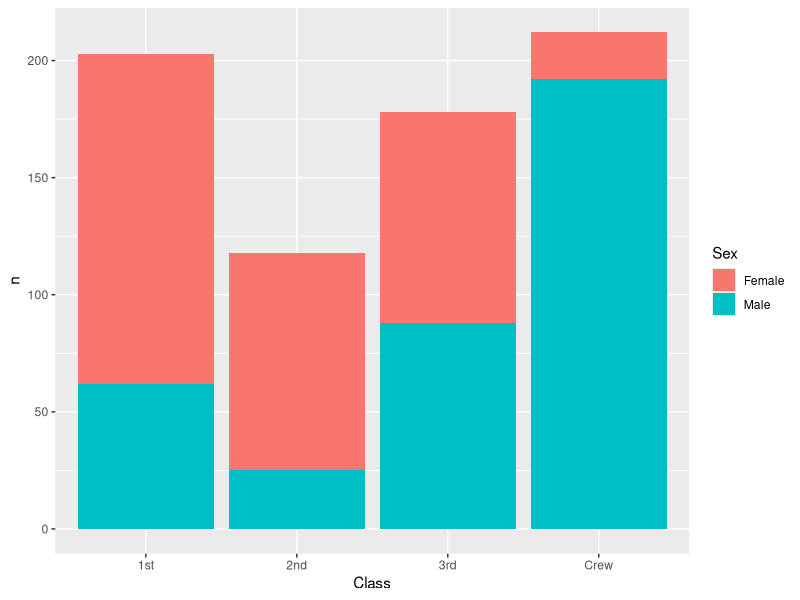
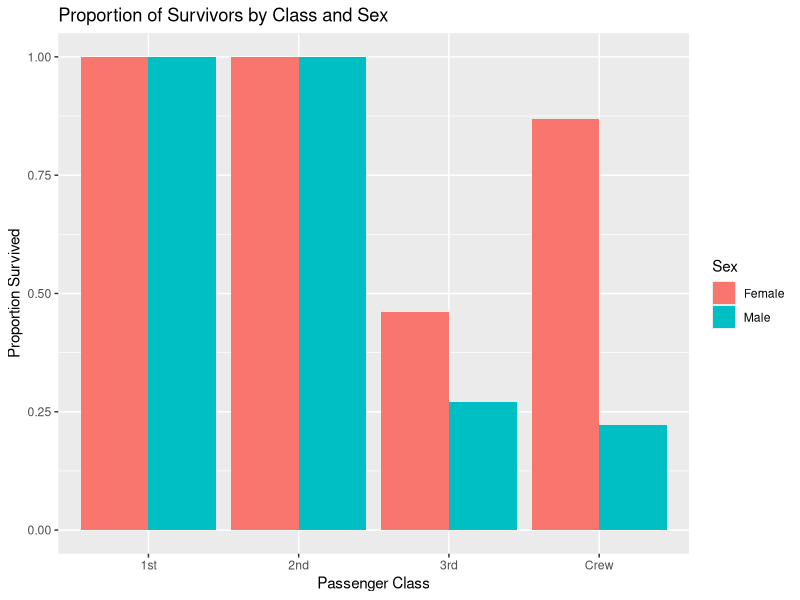
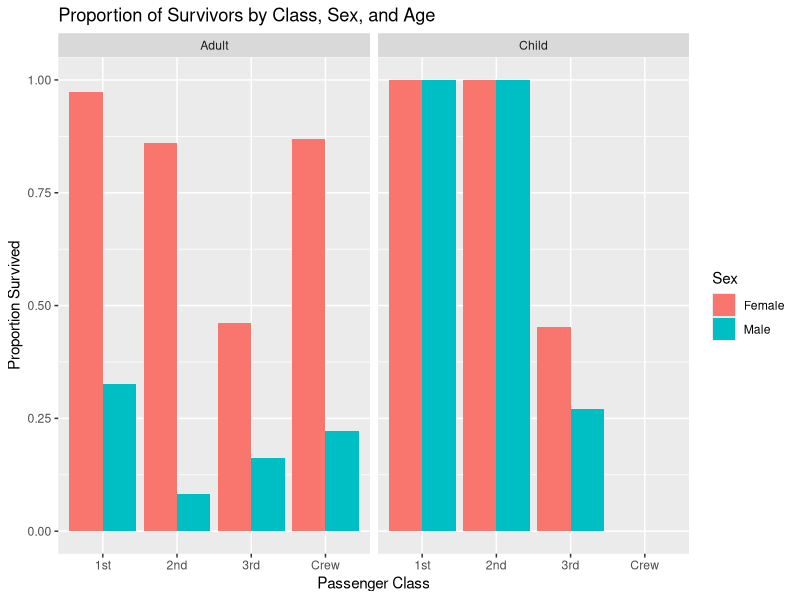

The R script that drew these images, in order:
## ---- chunk 1
library(tidyverse)

df_titanic <- as_tibble(Titanic)
## ---- chunk 2
glimpse(df_titanic)
## TASK: Perform a `glimpse` of df_titanic
## ---- chunk 3
## NOTE: No need to edit! We'll cover how to
## do this calculation in a later exercise.
df_titanic %>% summarize(total = sum(n))
## ---- chunk 4
## TASK: Visualize counts against `Class` and `Sex`
survivors <- df_titanic %>% filter(Survived == "Yes")
survivors %>% 
  ggplot(aes(fill = Sex, x = Class, y = n)) +
  geom_col(position = "Stack")
## ---- chunk 5
## NOTE: No need to edit! We'll cover how to
## do this calculation in a later exercise.
df_prop <-
  df_titanic %>%
  group_by(Class, Sex, Age) %>%
  mutate(
    Total = sum(n),
    Prop = n / Total
  ) %>%
  ungroup()
df_prop
## ---- chunk 6
df_prop %>%
  filter(Survived == "Yes") %>%
  ggplot(aes(x = Class, y = Prop, fill = Sex)) +
  geom_col(position = "dodge") +
  labs(title = "Proportion of Survivors by Class and Sex",
       x = "Passenger Class",
       y = "Proportion Survived")
## ---- chunk 7
df_prop %>%
  filter(Survived == "Yes") %>%
  ggplot(aes(x = Class, y = Prop, fill = Sex)) +
  geom_col(position = "dodge") +
  facet_grid(~ Age) +
  labs(title = "Proportion of Survivors by Class, Sex, and Age",
       x = "Passenger Class",
       y = "Proportion Survived")
